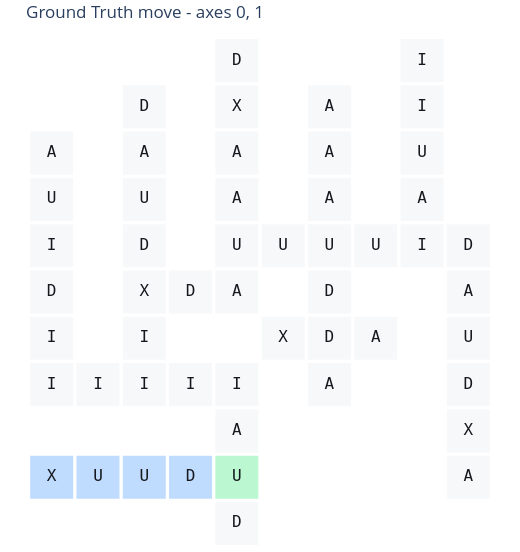

The notebook cell this image was saved under:
### Markdown cell above
# Keep in Mind

Ground truth != only solution

### Code cell
for figure in plot_llm_run_move(context, move_source="ground_truth"):
    display(figure)

### Figure 1 — Plotly figure (JSON) as saved in the notebook; plotly's stock layout.template omitted (floating-point values rounded to 4 significant figures)
{"data": [{"customdata": [[[-2, -2], ""], [[-2, 0], "0,1"], [[-2, 1], "1"], [[-2, 2], "1"], [[-2, 3], "1"], [[-2, 4], "1"], [[-2, 5], "1"], [[-1, -2], ""], [[-1, 0], "0"], [[0, -2], ""], [[0, 0], "0,1"], [[0, 1], "1"], [[0, 2], "0,1"], [[0, 3], "1"], [[0, 4], "1"], [[0, 5], "1"], [[0, 6], "1"], [[1, -2], ""], [[1, 0], "0"], [[1, 2], "0"], [[2, -3], "1"], [[2, -2], "1"], [[2, -1], "1"], [[2, 0], "0,1"], [[2, 2], "0,1"], [[2, 3], "0,1"], [[2, 4], "1"], [[2, 5], "1"], [[2, 6], "1"], [[2, 7], "1"], [[3, 1], "0"], [[3, 3], "0"], [[4, 0], "1"], [[4, 1], "0,1"], [[4, 2], "1"], [[4, 3], "0,1"], [[4, 4], "1"], [[4, 5], "1"], [[4, 6], "1"], [[5, 1], "0"], [[5, 3], "0"], [[6, 3], "0,1"], [[6, 4], "1"], [[6, 5], "1"], [[6, 6], "1"], [[6, 7], "1"], [[7, -2], "1"], [[7, -1], "1"], [[7, 0], "1"], [[7, 1], "1"], [[7, 2], "1"], [[7, 3], "0,1"]], "hovertemplate": "coord=%{customdata[0]}<br>symbol=%{text}<br>axes=%{customdata[1]}<extra></extra>", "marker": {"color": ["#bfdbfe", "#f7f8fa", "#f7f8fa", "#f7f8fa", "#f7f8fa", "#f7f8fa", "#f7f8fa", "#bfdbfe", "#f7f8fa", "#bfdbfe", "#f7f8fa", "#f7f8fa", "#f7f8fa", "#f7f8fa", "#f7f8fa", "#f7f8fa", "#f7f8fa", "#bfdbfe", "#f7f8fa", "#f7f8fa", "#f7f8fa", "#bbf7d0", "#f7f8fa", "#f7f8fa", "#f7f8fa", "#f7f8fa", "#f7f8fa", "#f7f8fa", "#f7f8fa", "#f7f8fa", "#f7f8fa", "#f7f8fa", "#f7f8fa", "#f7f8fa", "#f7f8fa", "#f7f8fa", "#f7f8fa", "#f7f8fa", "#f7f8fa", "#f7f8fa", "#f7f8fa", "#f7f8fa", "#f7f8fa", "#f7f8fa", "#f7f8fa", "#f7f8fa", "#f7f8fa", "#f7f8fa", "#f7f8fa", "#f7f8fa", "#f7f8fa", "#f7f8fa"], "line": {"color": "rgba(0, 0, 0, 0)", "width": 0}, "size": 43, "symbol": "square"}, "mode": "markers+text", "showlegend": false, "text": ["X", "I", "I", "D", "I", "U", "A", "U", "I", "U", "I", "I", "X", "D", "U", "A", "D", "D", "I", "D", "D", "U", "A", "I", "A", "U", "A", "A", "X", "D", "X", "U", "A", "D", "D", "U", "A", "A", "A", "A", "U", "I", "A", "U", "I", "I", "A", "X", "D", "U", "A", "D"], "textfont": {"color": "#15181d", "family": "DejaVu Sans Mono, Menlo, Consolas, monospace", "size": 16}, "textposition": "middle center", "type": "scatter", "x": [-2, -2, -2, -2, -2, -2, -2, -1, -1, 0, 0, 0, 0, 0, 0, 0, 0, 1, 1, 1, 2, 2, 2, 2, 2, 2, 2, 2, 2, 2, 3, 3, 4, 4, 4, 4, 4, 4, 4, 5, 5, 6, 6, 6, 6, 6, 7, 7, 7, 7, 7, 7], "y": [-2, 0, 1, 2, 3, 4, 5, -2, 0, -2, 0, 1, 2, 3, 4, 5, 6, -2, 0, 2, -3, -2, -1, 0, 2, 3, 4, 5, 6, 7, 1, 3, 0, 1, 2, 3, 4, 5, 6, 1, 3, 3, 4, 5, 6, 7, -2, -1, 0, 1, 2, 3]}], "layout": {"dragmode": "pan", "height": 552, "margin": {"b": 4, "l": 4, "r": 4, "t": 36}, "paper_bgcolor": "white", "plot_bgcolor": "rgba(0, 0, 0, 0)", "showlegend": false, "title": {"text": "Ground Truth move - axes 0, 1"}, "width": 520, "xaxis": {"range": [-2.53, 7.53], "scaleanchor": "y", "scaleratio": 1, "showgrid": false, "showticklabels": false, "visible": false, "zeroline": false}, "yaxis": {"range": [-3.53, 7.53], "showgrid": false, "showticklabels": false, "visible": false, "zeroline": false}}}
